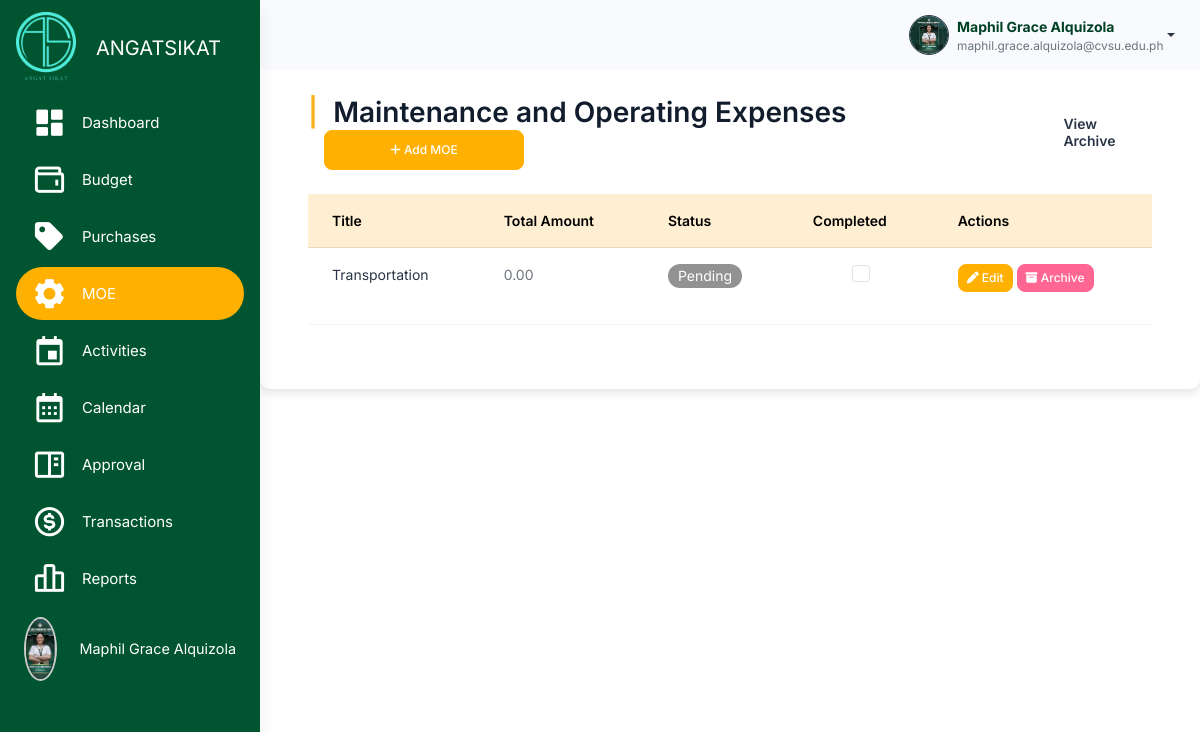
Before: /src/budget_management/maintenance/maintenance.php (signed in) with the older database file.
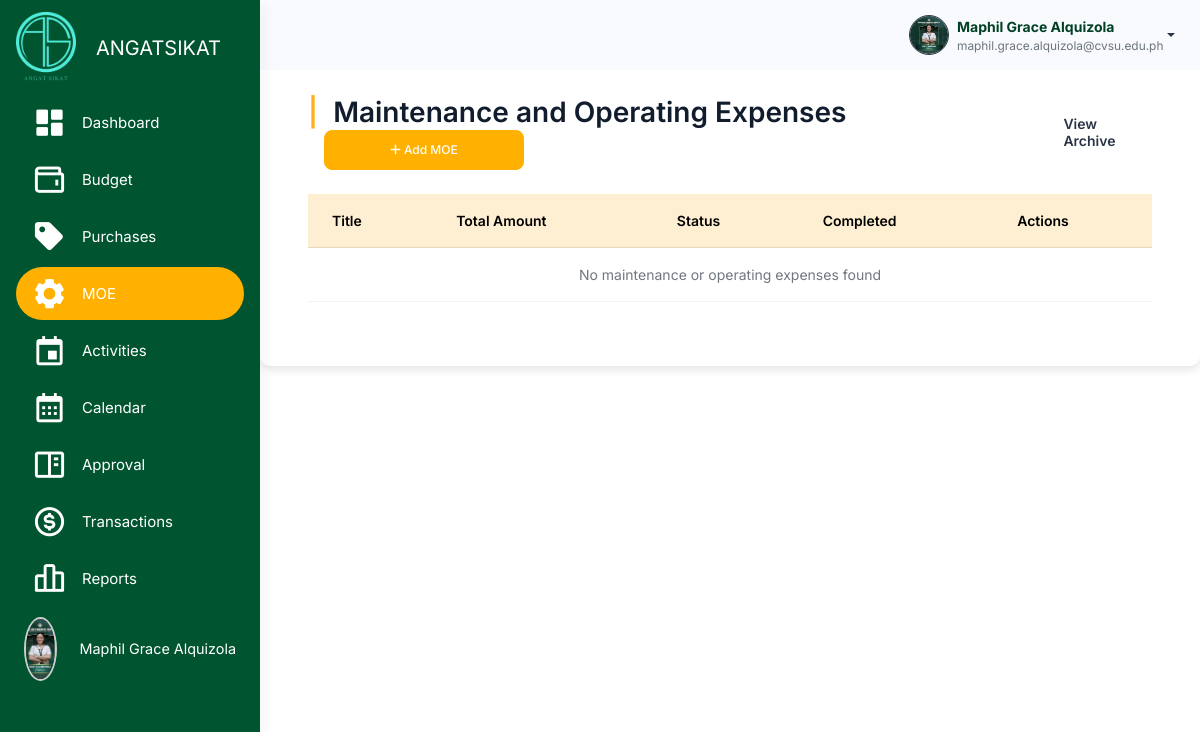
After: the same page with the newer database file.
### tables this page shows
CREATE TABLE `maintenance` (
  `maintenance_id` int(11) NOT NULL,
  `plan_id` int(11) NOT NULL,
  `title` varchar(255) NOT NULL,
  `total_amount` decimal(10,2) DEFAULT 0.00,
  `maintenance_status` enum('Pending','Approved','Disapproved') DEFAULT 'Pending',
  `completion_status` tinyint(1) DEFAULT 0,
  `organization_id` int(11) NOT NULL,
  `archived` tinyint(1) DEFAULT 0,
  `created_at` timestamp NOT NULL DEFAULT current_timestamp(),
  `updated_at` timestamp NOT NULL DEFAULT current_timestamp() ON UPDATE current_timestamp()
);

### src/session_check.php (called while the page is built, shortened)
<?php
$organization_id = $_SESSION['organization_id'];
?>

### src/user_query.php (called while the page is built, shortened)
<?php
$user_id = $_SESSION['user_id'];
$user_query = "SELECT * FROM users WHERE user_id = '$user_id'";
$user_result = mysqli_query($conn, $user_query);
?>

### src/budget_management/maintenance/maintenance.php (the view, shortened to what the changed rows need)
<?php
include '../../connection.php';
include '../../session_check.php';
include '../../user_query.php';
$sql = "SELECT * FROM maintenance WHERE archived = 0 AND organization_id=$organization_id";
$result = $conn->query($sql);
?>
<!DOCTYPE html>
<html lang="en">
<head>
    <link rel="stylesheet" href="../../assets/css/styles.min.css" />
    <link rel="stylesheet" href="../../activity_management/css/activities.css" />
    <link href="https://unpkg.com/boxicons@2.1.4/css/boxicons.min.css" rel="stylesheet" />
    <link rel="stylesheet" href="https://cdnjs.cloudflare.com/ajax/libs/font-awesome/6.6.0/css/all.min.css">
    <link rel="stylesheet" href="https://cdn.datatables.net/2.1.7/css/dataTables.bootstrap.min.css" />
</head>
<body>
    <div class="page-wrapper" id="main-wrapper" data-layout="vertical" data-navbarbg="skin6" data-sidebartype="full"
        data-sidebar-position="fixed" data-header-position="fixed">
        <div class="body-wrapper">
            <div class="container mt-5 p-5">
                <h2 class="mb-4 d-flex align-items-center justify-content-between">
                    <div>
                        <span class="text-warning fw-bold me-2">|</span> Maintenance and Operating Expenses
                        <button class="btn btn-primary ms-3" data-bs-toggle="modal" data-bs-target="#addModal"
                            style="height: 40px; width: 200px; border-radius: 8px; font-size: 12px;">
                            <i class="fa-solid fa-plus"></i> Add MOE
                        </button>
                    </div>
                    <a href="maintenance_archive.php" class="text-gray text-decoration-none fw-bold"
                        style="font-size: 14px;">
                        View Archive
                    </a>
                </h2>
                <div class="table-responsive" style="max-height: 400px;">
                    <table id="maintenanceTable" class="table">
                        <thead>
                            <tr>
                                <th class="table-warning">Title</th>
                                <th class="table-warning">Total Amount</th>
                                <th class="table-warning">Status</th>
                                <th class="table-warning">Completed</th>
                                <th class="table-warning">Actions</th>
                            </tr>
                        </thead>
                        <tbody>
                            <?php
                            if ($result->num_rows > 0) {
                                while ($row = $result->fetch_assoc()) {
                                    $checked = $row['completion_status'] ? 'checked' : '';
                                    $disabled = ($row['maintenance_status'] !== 'Approved') ? 'disabled' : '';
                                    echo "<tr>
                                            <td><a class='link-offset-2 link-underline link-underline-opacity-0' href='maintenance_details.php?maintenance_id={$row['maintenance_id']}'>{$row['title']}</a></td>
                                            <td>{$row['total_amount']}</td>
                                            <td>";
                                    if ($row['maintenance_status'] == 'Pending') {
                                        echo "<span class='badge rounded-pill pending'> ";
                                    } else if ($row['maintenance_status'] == 'Approved') {
                                        echo "<span class='badge rounded-pill approved'> ";
                                    } else if ($row['maintenance_status'] == 'Disapproved') {
                                        echo "<span class='badge rounded-pill disapproved'> ";
                                    }
                                    echo "{$row['maintenance_status']}</span></td>
                                        <td><input type='checkbox' class='form-check-input' onclick='showConfirmationModal({$row['maintenance_id']}, this.checked)' $checked $disabled></td>
                                        <td>
                                            <button class='btn btn-primary btn-sm edit-btn mb-3' data-bs-toggle='modal' data-bs-target='#editMaintenanceModal' data-id='{$row['maintenance_id']}'><i class='fa-solid fa-pen'></i> Edit</button>
                                            <button class='btn btn-danger btn-sm archive-btn mb-3' data-id='{$row['maintenance_id']}'><i class='fa-solid fa-box-archive'></i> Archive</button>
                                        </td>
                                        </tr>";
                                }
                            } else {
                                echo "<tr><td colspan='5' class='text-center'>No maintenance or operating expenses found</td></tr>";
                            }
                            ?>
                        </tbody>
                    </table>
                </div>
            </div>
        </div>
    </div>
</body>
</html>

Changed rows visible on the page:
removed maintenance: title "Transportation", total_amount "0.00", maintenance_status "Pending"
Other visible differences:
text now shown: "No maintenance or operating expenses found"
